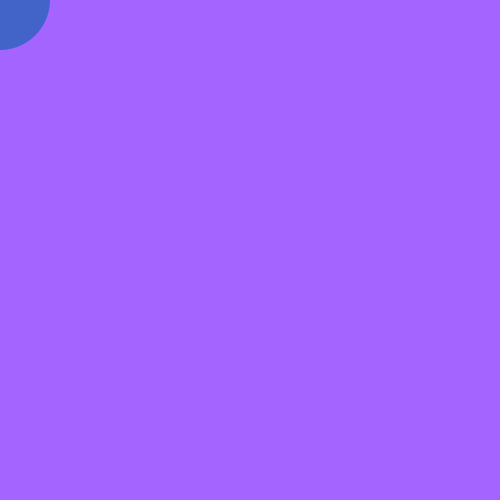
Frame 1 (no input)
Frame 60 (the mouse pressed at the canvas centre just before this capture): identical to frame 1, image omitted
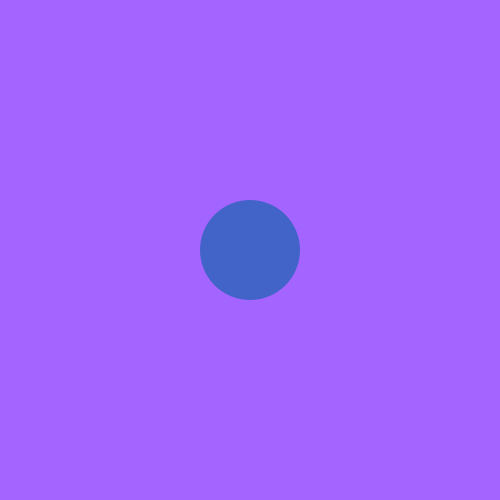
Frame 120 (the mouse held since frame 60 and released just before this capture)

The Processing sketch that drew these frames (run headless with seeded random() and noise(); from frame 60 on, the mouse is pressed at the canvas centre):

// Processing sketch: processing_84172
// ── processing_84172.pde

color bgcolor;

void setup() {
  size(500, 500);
  bgcolor = color(random(255), 100, 255);
  background(bgcolor);
  fill(random(255), 100, 200);
  noStroke();
  ellipseMode(CENTER);
}

void draw() {
  background(bgcolor);
 
  if (mousePressed) {
    cursor(HAND);
    ellipse(mouseX, mouseY, 100, 100);
  }
  else {
  cursor(HAND);
   ellipse(mouseX, mouseY, 100,100);
    
}

}
